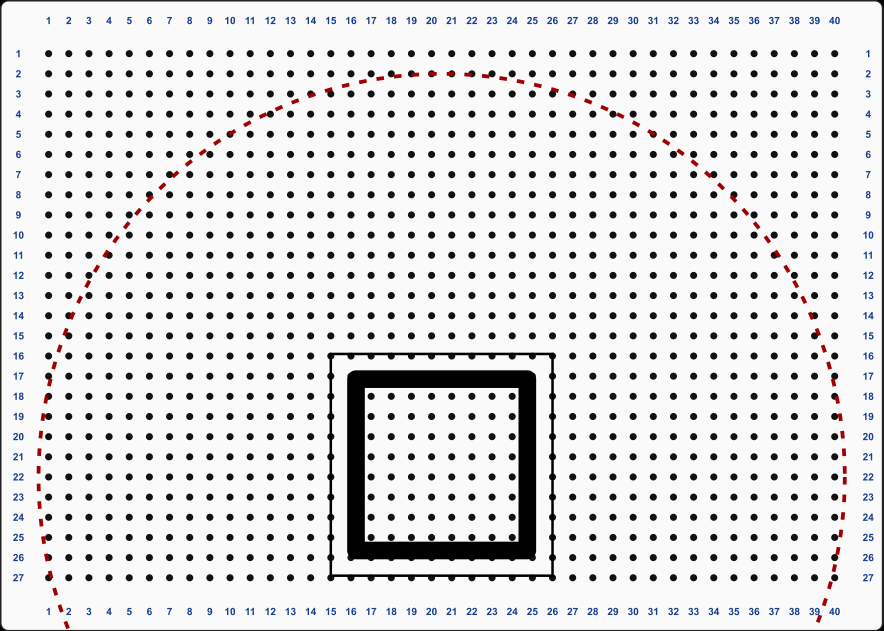
#> input picture projekte/dobot_magician/bilderkennung/arbeitsplatte/bilder/arbeitsplatte_leer.png, 2650 x 1893 px (shown at 1/3 size)
$ python bild-auswerten_referenzbild-erweitert.py
#> lines starting #> are read from the running program, lines starting #| are printed output that depends on the picture
from pathlib import Path
import math

import cv2
import numpy as np


# ------------------------------------------------------------
# Einstellungen
# ------------------------------------------------------------

SCHWELLWERT = 30
MIN_FLAECHE = 1000


# ------------------------------------------------------------
# Farbe bestimmen
# ------------------------------------------------------------

# [71 lines left out: functions farbe_bestimmen, form_bestimmen, not called in this run]


# ------------------------------------------------------------
# Bilder laden
# ------------------------------------------------------------

ordner = Path(__file__).resolve().parent

pfad_leer = ordner / "bilder/arbeitsplatte_leer.png"
pfad_objekte = ordner / "bilder/arbeitsplatte.png"

bild_leer_orginal = cv2.imread(str(pfad_leer))
#> bild_leer_orginal is the input picture: shape (1893, 2650, 3); mean B, G, R 223.4, 222.8, 223.3
bild_objekte_orginal = cv2.imread(str(pfad_objekte))
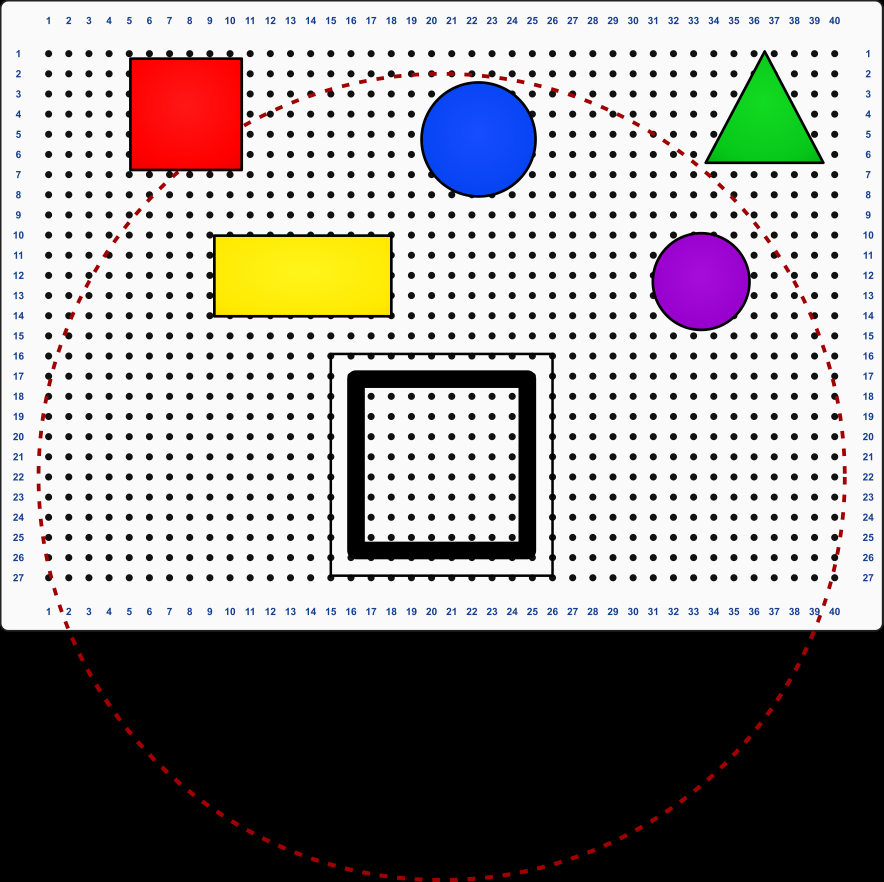
#> input picture projekte/dobot_magician/bilderkennung/arbeitsplatte/bilder/arbeitsplatte.png, 2650 x 2646 px (shown at 1/3 size)
#> bild_objekte_orginal is the input picture: shape (2646, 2650, 3); mean B, G, R 149.7, 150.7, 154.5


bild_leer = cv2.resize(bild_leer_orginal, None, fx=0.15, fy=0.15, interpolation=cv2.INTER_AREA )
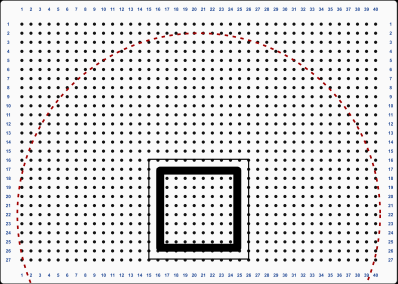
#> bild_leer: shape (284, 398, 3); mean B, G, R 223.2, 222.6, 223

bild_objekte = cv2.resize(bild_objekte_orginal, None, fx=0.15, fy=0.15, interpolation=cv2.INTER_AREA )
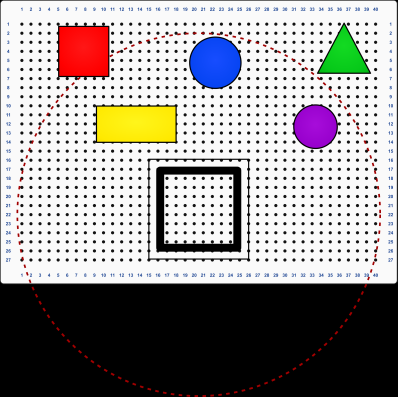
#> bild_objekte: shape (397, 398, 3); mean B, G, R 149.5, 150.5, 154.3

if bild_leer is None:
    raise FileNotFoundError(
        f"Referenzbild nicht gefunden:\n{pfad_leer}"
    )

if bild_objekte is None:
    raise FileNotFoundError(
        f"Objektbild nicht gefunden:\n{pfad_objekte}"
    )

if bild_leer.shape != bild_objekte.shape:
#> (the run stopped early here; a loop or call above may not have finished)
